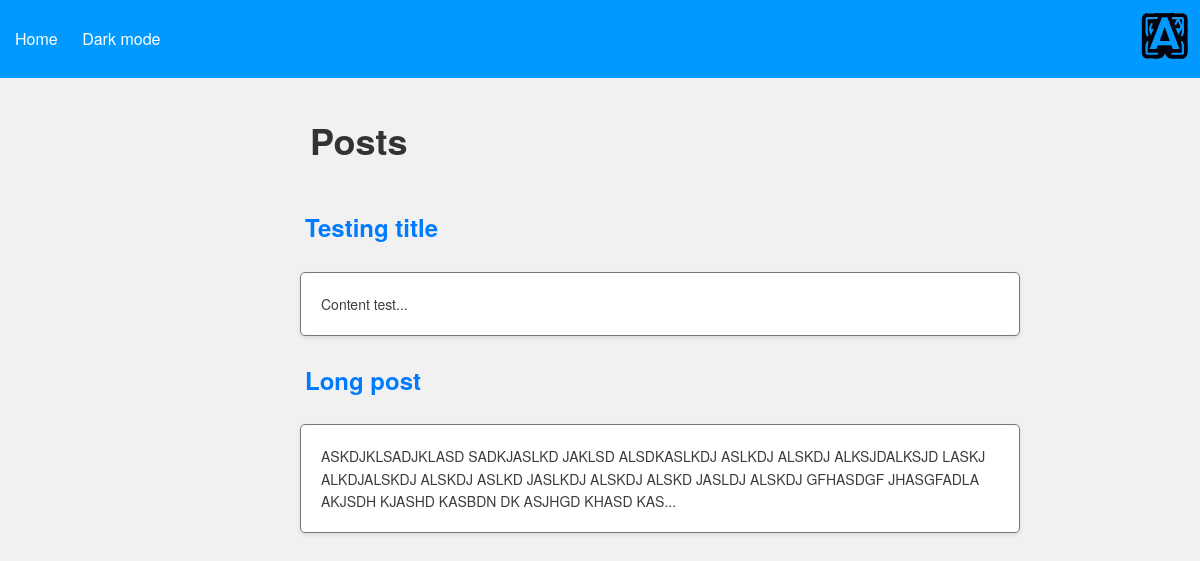
/, run on an earlier commit of the app's database.
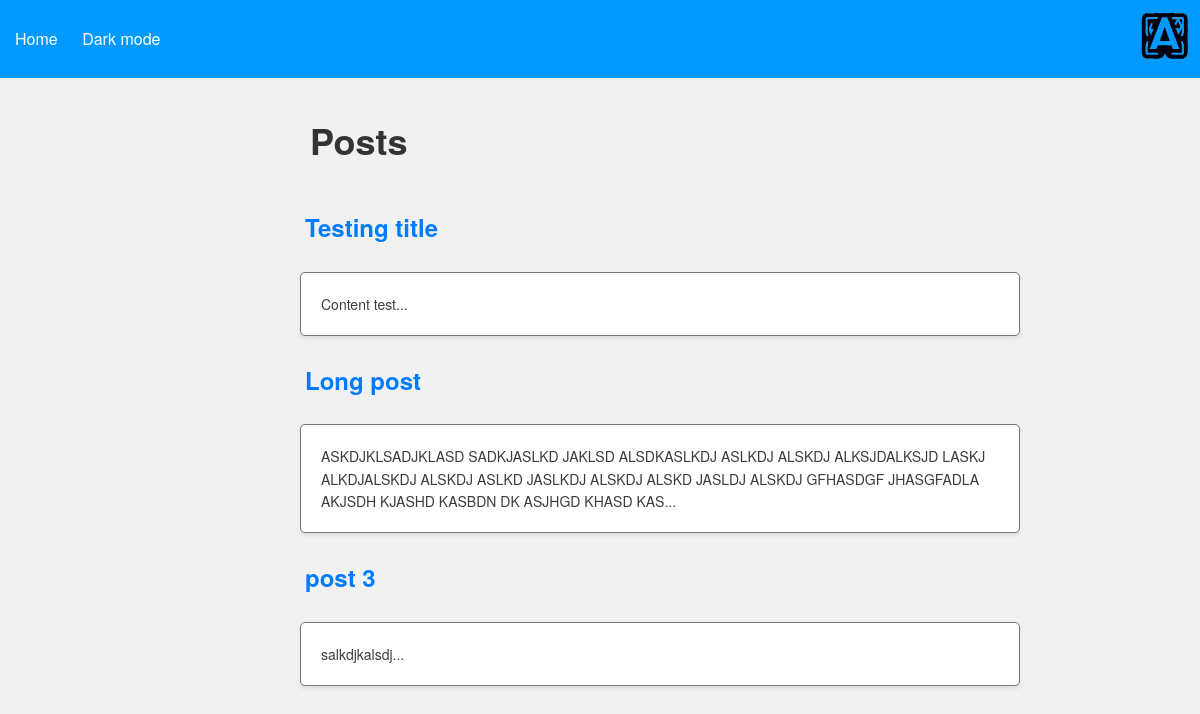
And on a later commit of the database.
### posts/models.py (models this page shows, shortened)
class Post(models.Model):
    title = models.CharField(max_length=20, blank=False, null=False)
    content = models.TextField(max_length=2000, blank=False, null=False)
    created_at = models.DateTimeField(auto_now_add=True)
    updated_at = models.DateTimeField(auto_now=True)
    author = models.ForeignKey(User, on_delete=models.CASCADE)

### posts/views.py (the view)
# urls.py: path('', views.post_list, name='posts_list'),
def post_list(request):
    posts = Post.objects.all().annotate(short_content=Concat(
        Substr('content', 1, 200), V('...')))
    return render(request, 'posts/posts_list.html', {'posts': posts})

### templates/posts/posts_list.html (shortened to what this page needs)
<!DOCTYPE html>
<html lang="en">
<head>
</head>
<body>
{% extends "base.html" %}
{% block content %}
    <h1>Posts
    </h1>
    {% for post in posts %}
        <h2><a href="{% url 'post_detail' pk=post.pk %}">{{ post.title }}</a></h2>
        <p class="post" style="background-color: white; color: #3d3d3d">{{ post.short_content }}</p>
    {% empty %}
        <p>No posts yet.</p>
    {% endfor %}
{% endblock %}

What changed in the data, as far as the page shows it:
added Post: title "post 3", short_content "salkdjkalsdj..."
